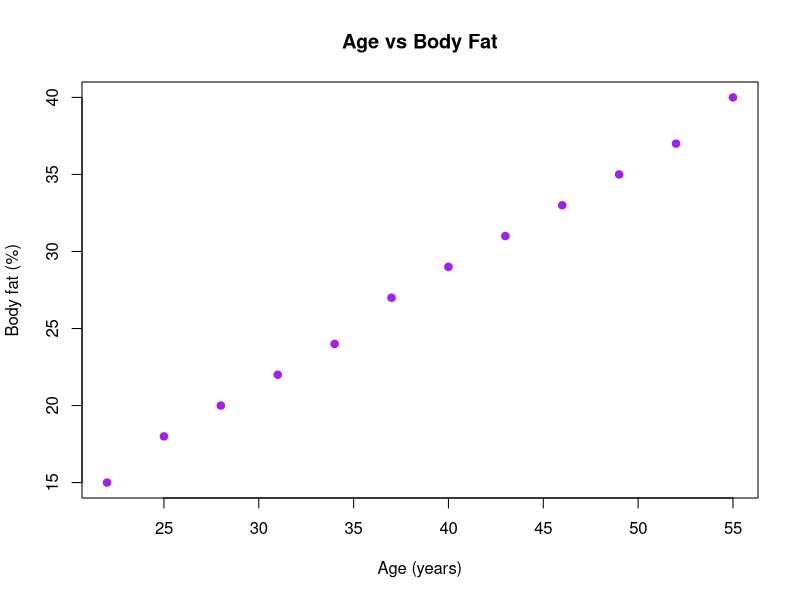
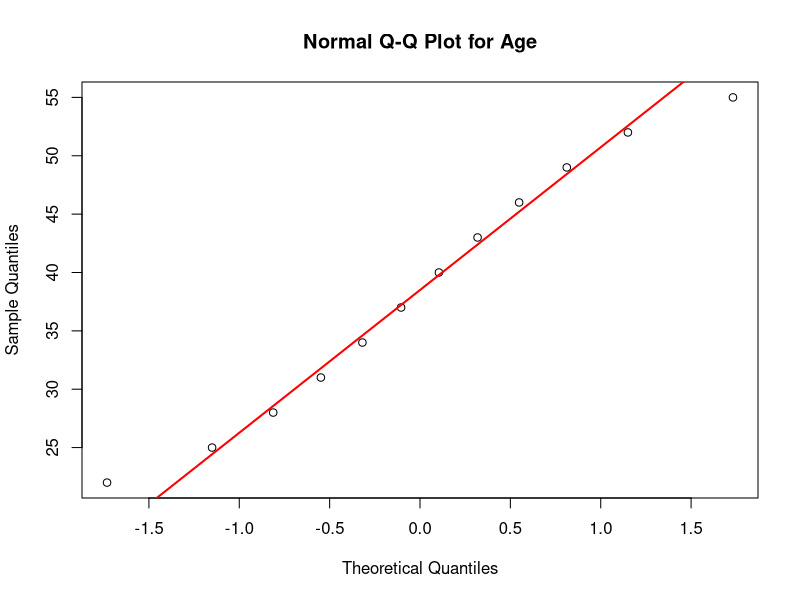

Reproduce these figures in R, in order.
# ============================================================
# ARTHI - R PROGRAM Q40
# Question: Age and body fat; scatter, Pearson correlation, Q-Q plot
# Run this file independently in RStudio or R.
# Base R only; no additional packages required.
# ============================================================

cat("\\n========== ARTHI | R QUESTION 40 ==========\\n")

# Q40. Age and body fat; scatter, Pearson correlation, Q-Q plot
Age <- c(22,25,28,31,34,37,40,43,46,49,52,55)
BodyFat <- c(15,18,20,22,24,27,29,31,33,35,37,40)
plot(Age,BodyFat,pch=19,col="purple",main="Age vs Body Fat",
     xlab="Age (years)",ylab="Body fat (%)")
cat("\nQ40 Pearson correlation:", cor(Age,BodyFat,method="pearson"), "\n")
qqnorm(Age,main="Normal Q-Q Plot for Age"); qqline(Age,col="red",lwd=2)

cat("\\n========== END OF Q40 ==========\\n")
